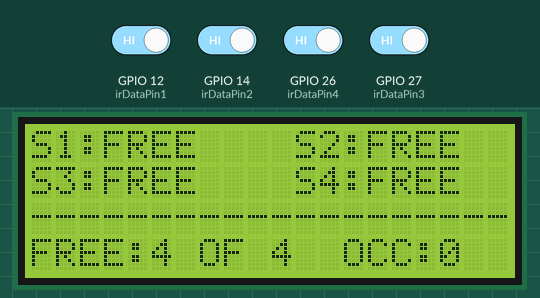
Bench run of a sketch on a simulated ESP32. Parts: 20×4 character LCD. The inputs (shaded band) are chosen by the test bench; at power-on: GPIO 12 (irDataPin1), GPIO 14 (irDataPin2), GPIO 26 (irDataPin4), GPIO 27 (irDataPin3) HIGH. WiFi joins after 1.5 s; servers stay silent unless stated; uploads are accepted with an empty reply; what the sketch prints to the serial monitor is not drawn.

Above: at 4.8 s.
4.9 s: GPIO 12 (irDataPin1) driven LOW
At 7.7 s:
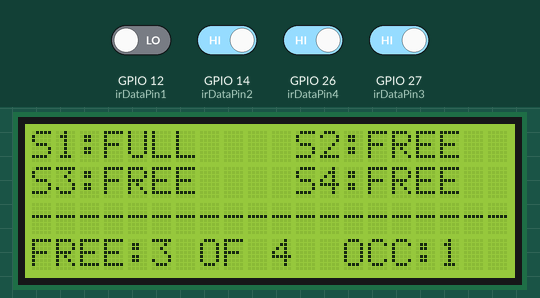
8.6 s: GPIO 14 (irDataPin2) driven LOW
At 10.3 s:
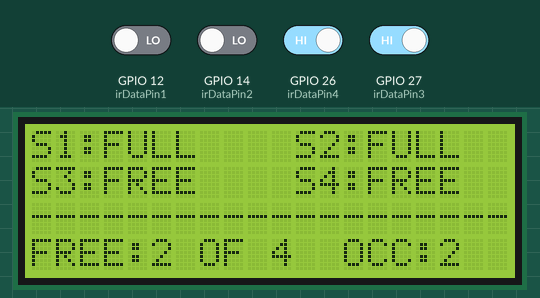
12.3 s: GPIO 26 (irDataPin4) driven LOW
At 16.4 s:
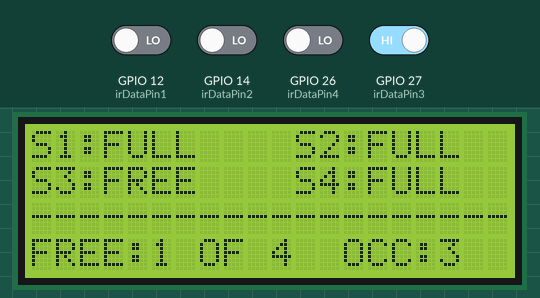
16.7 s: GPIO 27 (irDataPin3) driven LOW
At 19.3 s:
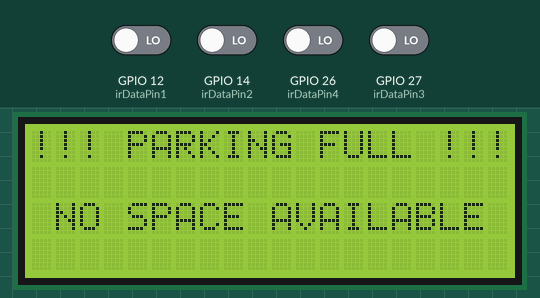
20.4 s: GPIO 12 (irDataPin1) driven HIGH
At 21.8 s:
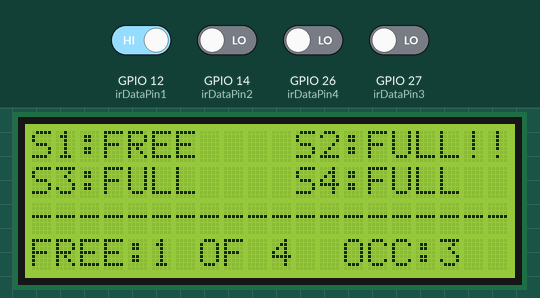
24.1 s: GPIO 14 (irDataPin2) driven HIGH
At 28.1 s:
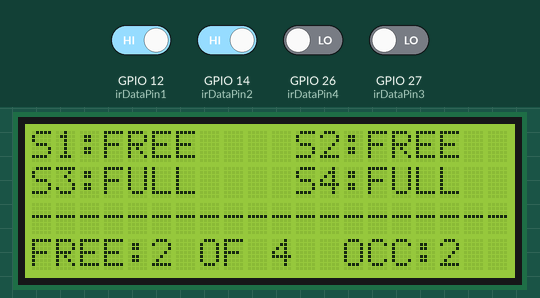
Timing chart, 0 to 29.2 s (numbered marks = the images above; inputs shaded):
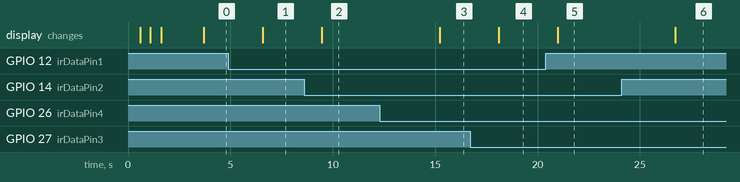

Measured:
- after the input at 4.9 s, the display: changes after 1.7 s (image 1)
- after the input at 8.6 s, the display: changes after 0.87 s (image 2)
- after the input at 12.3 s, the display: changes after 2.9 s (image 3)
- after the input at 16.7 s, the display: changes after 1.4 s (image 4)
- after the input at 20.4 s, the display: changes after 0.58 s (image 5)
- after the input at 24.1 s, the display: changes after 2.6 s (image 6)

The sketch:

code_car_parking_system.ino
```cpp
#include <WiFi.h>
#include <HTTPClient.h>
#include <Wire.h>
#include <LiquidCrystal_I2C.h>

const char* ssid = "Prateek";
const char* password = "justdoelectronics@#12345";

const int irDataPin1 = 12;
const int irSensorId1 = 1;

const int irDataPin2 = 14;
const int irSensorId2 = 2;

const int irDataPin3 = 27;
const int irSensorId3 = 3;

const int irDataPin4 = 26;
const int irSensorId4 = 4;

const int OCCUPIED_STATE = LOW;
const int TOTAL_SPOTS = 4;

const char* serverUrl = "https://justdoelectronics.com/test/carparking/update_status.php";

LiquidCrystal_I2C lcd(0x27, 20, 4);


void sendDataToServer(int id, int status) {
  if (WiFi.status() == WL_CONNECTED) {
    HTTPClient http;

    String data = "idsensor=" + String(id) + "&status=" + String(status);
    Serial.println("Sending: " + data);

    http.begin(serverUrl);
    http.addHeader("Content-Type", "application/x-www-form-urlencoded");
    int httpResponseCode = http.POST(data);

    if (httpResponseCode > 0) {
      String response = http.getString();
      Serial.println("HTTP Code: " + String(httpResponseCode));
      Serial.println("Server Response: " + response);
    } else {
      Serial.println("Error sending data. HTTP Code: " + String(httpResponseCode));
      Serial.println("Error: " + http.errorToString(httpResponseCode));
    }

    http.end();
  } else {
    Serial.println("WiFi Disconnected. Cannot send data.");
  }
}

void setup() {
  Serial.begin(115200);

  pinMode(irDataPin1, INPUT);
  pinMode(irDataPin2, INPUT);
  pinMode(irDataPin3, INPUT);
  pinMode(irDataPin4, INPUT);

  lcd.init();
  lcd.backlight();
  lcd.clear();

  lcd.setCursor(0, 0);
  lcd.print("Connecting to WiFi...");

  WiFi.begin(ssid, password);

  int attempts = 0;
  while (WiFi.status() != WL_CONNECTED && attempts < 20) {
    delay(500);
    lcd.print(".");
    attempts++;
  }

  lcd.clear();

  if (WiFi.status() == WL_CONNECTED) {
    Serial.println("\nConnected to WiFi!");
    Serial.print("Local IP: ");
    Serial.println(WiFi.localIP());

    lcd.setCursor(0, 0);
    lcd.print("Connected! IP:");
    lcd.setCursor(0, 1);
    lcd.print(WiFi.localIP());
    delay(2000);
    lcd.clear();

  } else {
    Serial.println("\nWiFi Connection Failed.");
    lcd.setCursor(0, 0);
    lcd.print("WiFi Failed!");
    lcd.setCursor(0, 1);
    lcd.print("Check credentials.");
  }
}

void loop() {
  int irReading1 = digitalRead(irDataPin1);
  int irReading2 = digitalRead(irDataPin2);
  int irReading3 = digitalRead(irDataPin3);
  int irReading4 = digitalRead(irDataPin4);

  int irStatus1 = (irReading1 == OCCUPIED_STATE) ? 1 : 0;
  int irStatus2 = (irReading2 == OCCUPIED_STATE) ? 1 : 0;
  int irStatus3 = (irReading3 == OCCUPIED_STATE) ? 1 : 0;
  int irStatus4 = (irReading4 == OCCUPIED_STATE) ? 1 : 0;

  int totalOccupied = irStatus1 + irStatus2 + irStatus3 + irStatus4;
  int totalFree = TOTAL_SPOTS - totalOccupied;

  if (totalOccupied == TOTAL_SPOTS) {

    lcd.clear();
    lcd.setCursor(0, 0);
    lcd.print("!!! PARKING FULL !!!");
    lcd.setCursor(0, 1);
    lcd.print("                    ");
    lcd.setCursor(0, 2);
    lcd.print(" NO SPACE AVAILABLE  ");

    lcd.setCursor(0, 3);
    lcd.print("                    ");

  } else {

    lcd.setCursor(0, 0);
    lcd.print("S1:");
    lcd.print((irStatus1 == 1) ? "FULL" : "FREE    ");

    lcd.setCursor(11, 0);
    lcd.print("S2:");
    lcd.print((irStatus2 == 1) ? "FULL" : "FREE    ");
    lcd.setCursor(0, 1);
    lcd.print("S3:");
    lcd.print((irStatus3 == 1) ? "FULL" : "FREE    ");

    lcd.setCursor(11, 1);
    lcd.print("S4:");
    lcd.print((irStatus4 == 1) ? "FULL" : "FREE    ");

    lcd.setCursor(0, 2);
    lcd.print("--------------------");

    lcd.setCursor(0, 3);
    lcd.print("FREE:");
    lcd.print(totalFree);
    lcd.print(" OF ");
    lcd.print(TOTAL_SPOTS);
    lcd.print("     ");

    lcd.setCursor(13, 3);
    lcd.print("OCC:");
    lcd.print(totalOccupied);
    lcd.print(" ");
  }

  sendDataToServer(irSensorId1, irStatus1);
  sendDataToServer(irSensorId2, irStatus2);
  sendDataToServer(irSensorId3, irStatus3);
  sendDataToServer(irSensorId4, irStatus4);

  delay(2000);
}
```
